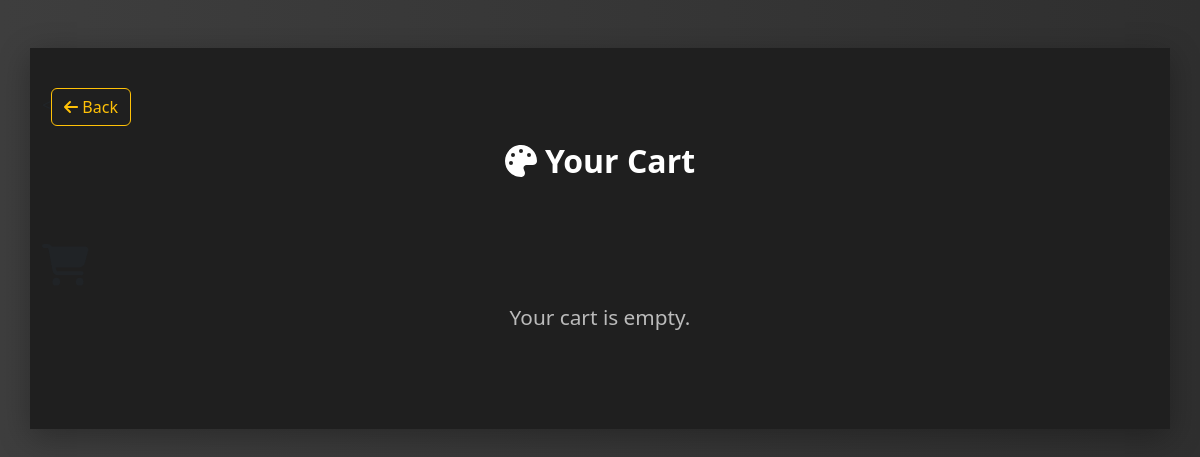
Before: /cart/ (signed in) with the older database file.
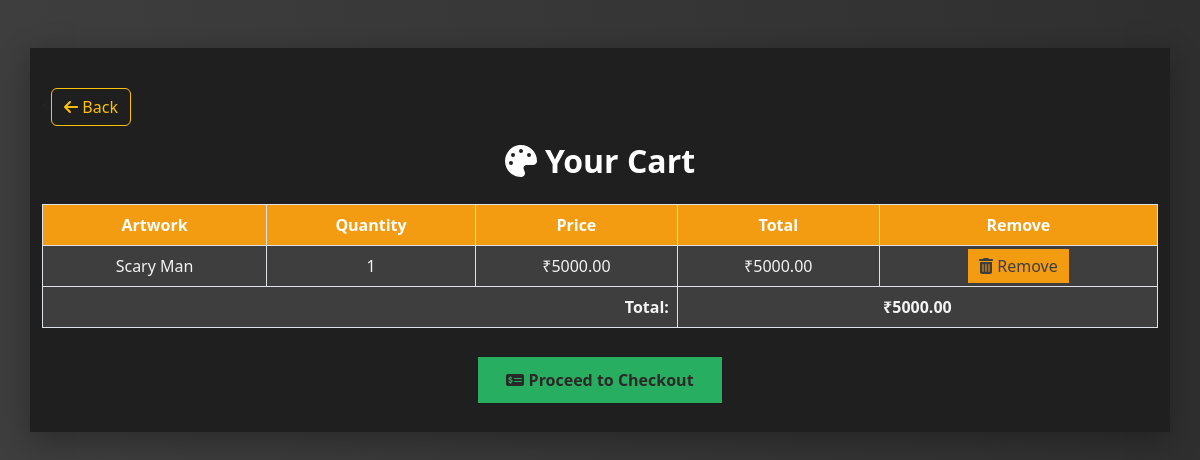
After: the same page with the newer database file.
### paintings/models.py (models this page shows, shortened)
class CartItem(models.Model):
    cart = models.ForeignKey(Cart, on_delete=models.CASCADE, related_name='items')
    artwork = models.ForeignKey(Artwork, on_delete=models.CASCADE)
    quantity = models.PositiveIntegerField(default=1)
    def total_price(self):
        return self.artwork.price * self.quantity

class Artwork(models.Model):
    CATEGORY_CHOICES = [
        ('Sketches', 'Sketches'),
        ('Portraits', 'Portraits'),
        ('Oil Paintings', 'Oil Paintings'),
        ('Digital Art', 'Digital Art'),
    ]
    title = models.CharField(max_length=200)
    image = models.ImageField(upload_to='artworks/')
    category = models.CharField(max_length=50, choices=CATEGORY_CHOICES)
    price = models.DecimalField(max_digits=10, decimal_places=2)
    height = models.PositiveIntegerField(help_text="Height in cm")
    width = models.PositiveIntegerField(help_text="Width in cm")
    description = models.TextField(blank=True, null=True)

class Cart(models.Model):
    user = models.ForeignKey(UserSignup, on_delete=models.CASCADE)
    created_at = models.DateTimeField(auto_now_add=True)
    def total_price(self):
        return sum(item.total_price() for item in self.items.all())

### paintings/views.py (the view)
# urls.py: path('cart/', views.cart_view, name='cart'),
def cart_view(request):
    user = request.session.get('user_id')
    user_instance = get_object_or_404(UserSignup, id=user)
    cart, _ = Cart.objects.get_or_create(user=user_instance)
    return render(request, 'cart.html', {'cart': cart})

### paintings/templates/cart.html (shortened to what this page needs)
{% load static %}
<!DOCTYPE html>
<html lang="en">
<head>
    <link rel="stylesheet" href="{% static 'css/cart.css' %}">
    <link href="https://cdn.jsdelivr.net/npm/bootstrap@5.3.0/dist/css/bootstrap.min.css" rel="stylesheet">
</head>
<body>
    <div class="container mt-5">
        <div class="mb-3">
        <<a href="{% url 'collection' %}" class="btn btn-outline-warning">
                <i class="fas fa-arrow-left"></i> Back
            </a>
        </div>
        <h2 style="color: #fff; font-weight: bold;" class="text-center mb-4"><i class="fas fa-palette me-2"></i>Your Cart</h2>
        {% if cart.items.all %}
            <div class="table-responsive">
                <table class="table table-bordered align-middle text-center">
                    <thead>
                        <tr>
                            <th>Artwork</th>
                            <th>Quantity</th>
                            <th>Price</th>
                            <th>Total</th>
                            <th>Remove</th>
                        </tr>
                    </thead>
                    <tbody>
                        {% for item in cart.items.all %}
                        <tr>
                            <td>{{ item.artwork.title }}</td>
                            <td>{{ item.quantity }}</td>
                            <td>₹{{ item.artwork.price }}</td>
                            <td>₹{{ item.total_price }}</td>
                            <td>
                                <a href="{% url 'remove_from_cart' item.id %}" class="remove  btn-sm">
                                    <i class="fas fa-trash-alt"></i> Remove
                                </a>
                            </td>
                        </tr>
                        {% endfor %}
                        <tr>
                            <td colspan="3" class="text-end"><strong>Total:</strong></td>
                            <td colspan="2"><strong>₹{{ cart.total_price }}</strong></td>
                        </tr>
                    </tbody>
                </table>
            </div>
            <div class="text-center mt-4">
                <a href="{% url 'checkout' %}" class="btn-proceed">
                    <i class="fas fa-money-check-alt"></i> Proceed to Checkout
                </a>
            </div>
        {% else %}
            <p class="text-center empty-cart">
                <i class="fas fa-shopping-cart fa-2x mb-3 d-block text-muted"></i>
                Your cart is empty.
            </p>
        {% endif %}
    </div>
</body>
</html>

Changed rows visible on the page:
added CartItem: artwork "Scary Man", quantity "1", artwork.price "5000.00", total_price "5000.00"
added Cart: total_price "5000.00"
Other visible differences:
text no longer shown: "Your cart is empty."
text now shown: "Artwork Quantity Price Total Remove Total: ₹ Proceed to Checkout"
